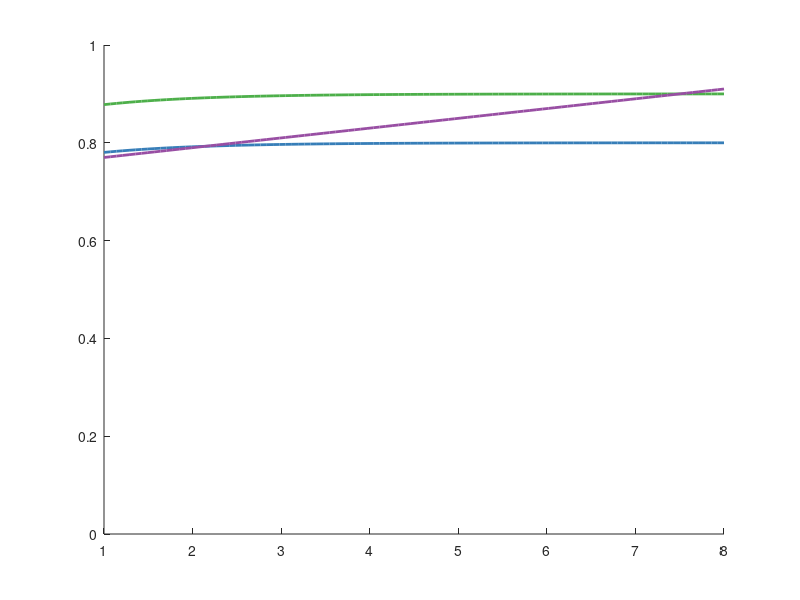

This chart was generated by the following MATLAB code: (Note: this script raises an error after producing the figure.)
% Vary selection functions
clear

N=8; % daughter size
sizes=linspace(1,N);

e=2;
if e==1
    a=.4; % EB
    b=0; 
    k=.1;
    m=.05;
else
    a=.89; % EC
    b=-4;
    k=.02;
    m=.75;
end

% original sigmoid
c=1.7;
d=.9;
s_sig=@(x) (c ./ (1+exp(-a*(x-b))))-d;

% modified sigmoid
c=1.9; % shifts width in y-direction of curve (narrow)
d=1; % shifts the height in y-direction (position)
s_sig_mod=@(x) (c ./ (1+exp(-a*(x-b))))-d;

% linear
s_linear=@(x) k*x+m;


colors=[55,126,184;77,175,74;152,78,163;228,26,28]/255;

fig=figure;
hold on
plot(sizes,s_sig(sizes),'LineWidth',2,'color',colors(1,:))
plot(sizes,s_sig_mod(sizes),'LineWidth',2,'color',colors(2,:))
plot(sizes,s_linear(sizes),'LineWidth',2,'color',colors(3,:))

ylim([0 1])

ax=gca;
ax.XAxis.FontSize = 16;
ax.YAxis.FontSize = 16;
set(gca,'TickLabelInterpreter','latex')
ylabel('$p_s$','fontsize',24,'interpreter','latex');
xlabel('filament length','fontsize',24,'interpreter','latex');

lgd=legend('sigmoid','sigmoid mod','linear','Interpreter',"latex",'Location','southeast');
lgd.FontSize = 18;
legend boxoff



